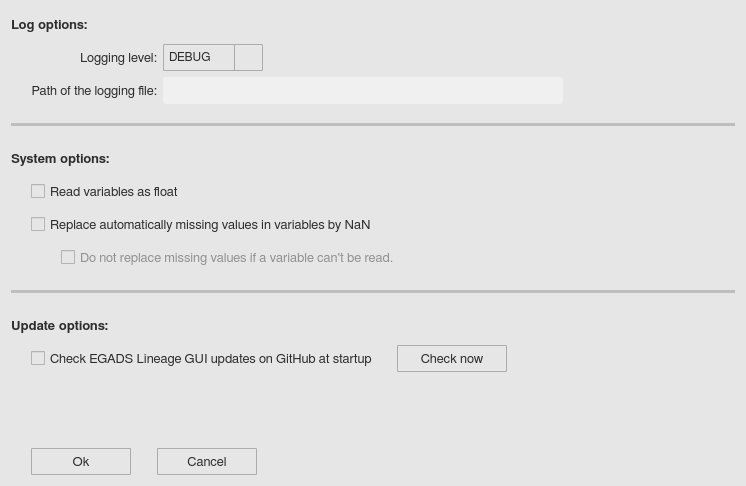
<?xml version="1.0" encoding="UTF-8"?>
<ui version="4.0">
 <class>optionWindow</class>
 <widget class="QWidget" name="optionWindow">
  <property name="geometry">
   <rect>
    <x>0</x>
    <y>0</y>
    <width>746</width>
    <height>486</height>
   </rect>
  </property>
  <property name="minimumSize">
   <size>
    <width>0</width>
    <height>0</height>
   </size>
  </property>
  <property name="maximumSize">
   <size>
    <width>16777215</width>
    <height>16777215</height>
   </size>
  </property>
  <property name="font">
   <font>
    <family>FreeSans</family>
    <pointsize>10</pointsize>
    <weight>50</weight>
    <bold>false</bold>
    <stylestrategy>PreferAntialias</stylestrategy>
    <kerning>true</kerning>
   </font>
  </property>
  <property name="windowTitle">
   <string>Options</string>
  </property>
  <property name="windowIcon">
   <iconset>
    <normaloff>icons/option_icon.svg</normaloff>icons/option_icon.svg</iconset>
  </property>
  <property name="windowOpacity">
   <double>1.000000000000000</double>
  </property>
  <property name="styleSheet">
   <string notr="true">QWidget {
	background-color: rgb(230,230,230);
}

QScrollBar:vertical {
  border: 1px solid white;
  background-color: rgb(240, 240, 240);
  width: 20px;
  margin: 21px 0px 21px 0px;
}

QScrollBar:horizontal {
  border: 1px solid white;
  background-color: rgb(240, 240, 240);
  height: 20px;
  margin: 0px 21px 0px 21px;
}

QScrollBar::handle:vertical {
  background-color: rgb(205, 205, 205);
  min-height: 25px;
}

QScrollBar:handle:vertical:hover {
  background-color: rgb(167, 167, 167);
}

QScrollBar::handle:horizontal {
  background-color: rgb(205, 205, 205);
  min-width: 25px;
}

QScrollBar:handle:horizontal:hover {
  background-color: rgb(167, 167, 167);
}

QScrollBar::add-line:vertical {
  border-top: 1px solid rgb(240,240,240);
  border-left: 1px solid white;
  border-right: 1px solid white;
  border-bottom: 1px solid white;
  background-color: rgb(240, 240, 240);
  height: 20px;
  subcontrol-position: bottom;
  subcontrol-origin: margin;
}

QScrollBar::add-line:vertical:hover {
  background-color: rgb(219, 219, 219);
}

QScrollBar::sub-line:vertical {
  border-top: 1px solid white;
  border-left: 1px solid white;
  border-right: 1px solid white;
  border-bottom: 1px solid rgb(240,240,240);
  background-color: rgb(240, 240, 240);
  height: 20px;
  subcontrol-position: top;
  subcontrol-origin: margin;
}

QScrollBar::sub-line:vertical:hover {
  background-color: rgb(219, 219, 219);
}

QScrollBar::up-arrow:vertical {
  image: url(icons/up_arrow_icon.svg); 
  width: 16px;
  height: 16px;
}

QScrollBar::up-arrow:vertical:pressed {
  right: -1px;
  bottom: -1px;
}

QScrollBar::down-arrow:vertical {
  image: url(icons/down_arrow_icon.svg); 
  width: 16px;
  height: 16px;
}

QScrollBar::down-arrow:vertical:pressed {
  right: -1px;
  bottom: -1px;
}

QScrollBar::add-line:horizontal {
  border-top: 1px solid white;
  border-left: 1px solid rgb(240,240,240);
  border-right: 1px solid white;
  border-bottom: 1px solid white;
  background-color: rgb(240, 240, 240);
  width: 20px;
  subcontrol-position: right;
  subcontrol-origin: margin;
}

QScrollBar::add-line:horizontal:hover {
  background-color: rgb(219, 219, 219);
}

QScrollBar::sub-line:horizontal {
  border-top: 1px solid white;
  border-left: 1px solid white;
  border-right: 1px solid rgb(240,240,240);
  border-bottom: 1px solid white;
  background-color: rgb(240, 240, 240);
  width: 20px;
  subcontrol-position: left;
  subcontrol-origin: margin;
}

QScrollBar::sub-line:horizontal:hover {
  background-color: rgb(219, 219, 219);
}

QScrollBar::left-arrow:horizontal {
  image: url(icons/left_arrow_icon.svg); 
  width: 16px;
  height: 16px;
}

QScrollBar::left-arrow:horizontal:pressed {
  right: -1px;
  bottom: -1px;
}

QScrollBar::right-arrow:horizontal {
  image: url(icons/right_arrow_icon.svg); 
  width: 16px;
  height: 16px;
}

QScrollBar::right-arrow:horizontal:pressed {
  right: -1px;
  bottom: -1px;
}

QComboBox {
	border: 1px solid #acacac;
    border-radius: 1px;
	padding-left: 5px;
    background-color: qlineargradient(x1: 0, y1: 0, x2: 0, y2: 1, 
								stop: 0 #f0f0f0, stop: 1 #e5e5e5);
}

QComboBox:disabled {
	background-color:  rgb(200,200,200);
}

QComboBox:hover {
	border: 1px solid #7eb4ea;
    border-radius: 1px;
	background-color: qlineargradient(x1: 0, y1: 0, x2: 0, y2: 1, 
								stop: 0 #ecf4fc, stop: 1 #dcecfc);
}

QComboBox::drop-down {
	subcontrol-origin: padding;
	subcontrol-position: top right;
	width: 27px;
    border-left-width: 1px;
	border-left-color: darkgray;
	border-left-style: solid;
	border-top-right-radius: 3px;
	border-bottom-right-radius: 3px;
}

QComboBox::down-arrow {
	image: url(icons/down_arrow_icon.svg); 
	width: 16px;
	height: 16px
}

QComboBox QAbstractItemView {
	selection-background-color: rgb(200,200,200);
	selection-color: black;
	background: #f0f0f0;
	border: 0px solid #f0f0f0;
}

QComboBox QAbstractItemView::item {
	margin: 5px 5px 5px 5px;
}</string>
  </property>
  <layout class="QGridLayout" name="gridLayout_2">
   <item row="0" column="0">
    <layout class="QHBoxLayout" name="horizontalLayout_4">
     <item>
      <widget class="QLabel" name="label_3">
       <property name="minimumSize">
        <size>
         <width>0</width>
         <height>27</height>
        </size>
       </property>
       <property name="maximumSize">
        <size>
         <width>16777215</width>
         <height>27</height>
        </size>
       </property>
       <property name="font">
        <font>
         <family>FreeSans</family>
         <pointsize>10</pointsize>
         <weight>75</weight>
         <bold>true</bold>
         <stylestrategy>PreferAntialias</stylestrategy>
         <kerning>true</kerning>
        </font>
       </property>
       <property name="styleSheet">
        <string notr="true">QLabel {
   color: rgb(45,45,45);
}</string>
       </property>
       <property name="text">
        <string>Log options:</string>
       </property>
       <property name="alignment">
        <set>Qt::AlignLeading|Qt::AlignLeft|Qt::AlignVCenter</set>
       </property>
      </widget>
     </item>
     <item>
      <spacer name="horizontalSpacer_7">
       <property name="orientation">
        <enum>Qt::Horizontal</enum>
       </property>
       <property name="sizeHint" stdset="0">
        <size>
         <width>40</width>
         <height>20</height>
        </size>
       </property>
      </spacer>
     </item>
    </layout>
   </item>
   <item row="1" column="0">
    <layout class="QHBoxLayout" name="horizontalLayout_3">
     <item>
      <spacer name="horizontalSpacer">
       <property name="orientation">
        <enum>Qt::Horizontal</enum>
       </property>
       <property name="sizeType">
        <enum>QSizePolicy::Fixed</enum>
       </property>
       <property name="sizeHint" stdset="0">
        <size>
         <width>20</width>
         <height>20</height>
        </size>
       </property>
      </spacer>
     </item>
     <item>
      <layout class="QGridLayout" name="gridLayout">
       <item row="0" column="0">
        <widget class="QLabel" name="label_1">
         <property name="minimumSize">
          <size>
           <width>0</width>
           <height>27</height>
          </size>
         </property>
         <property name="maximumSize">
          <size>
           <width>16777215</width>
           <height>27</height>
          </size>
         </property>
         <property name="font">
          <font>
           <family>FreeSans</family>
           <pointsize>10</pointsize>
           <stylestrategy>PreferAntialias</stylestrategy>
           <kerning>true</kerning>
          </font>
         </property>
         <property name="styleSheet">
          <string notr="true">QLabel {
   color: rgb(45,45,45);
}</string>
         </property>
         <property name="text">
          <string>Logging level:</string>
         </property>
         <property name="alignment">
          <set>Qt::AlignRight|Qt::AlignTrailing|Qt::AlignVCenter</set>
         </property>
        </widget>
       </item>
       <item row="0" column="1">
        <layout class="QHBoxLayout" name="horizontalLayout_7">
         <item>
          <widget class="QComboBox" name="combobox_1">
           <property name="minimumSize">
            <size>
             <width>100</width>
             <height>27</height>
            </size>
           </property>
           <property name="maximumSize">
            <size>
             <width>100</width>
             <height>27</height>
            </size>
           </property>
           <property name="font">
            <font>
             <family>FreeSans</family>
             <pointsize>9</pointsize>
             <weight>50</weight>
             <bold>false</bold>
             <stylestrategy>PreferAntialias</stylestrategy>
             <kerning>true</kerning>
            </font>
           </property>
           <property name="styleSheet">
            <string notr="true">QComboBox {
	border: 1px solid #acacac;
    border-radius: 1px;
	padding-left: 5px;
    background-color: qlineargradient(x1: 0, y1: 0, x2: 0, y2: 1, 
								stop: 0 #f0f0f0, stop: 1 #e5e5e5);
    color: rgb(45,45,45);
}

QComboBox:disabled {
	background-color:  rgb(200,200,200);
}

QComboBox:hover {
	border: 1px solid #7eb4ea;
    border-radius: 1px;
	background-color: qlineargradient(x1: 0, y1: 0, x2: 0, y2: 1, 
								stop: 0 #ecf4fc, stop: 1 #dcecfc);
}

QComboBox::drop-down {
	subcontrol-origin: padding;
	subcontrol-position: top right;
	width: 27px;
    border-left-width: 1px;
	border-left-color: darkgray;
	border-left-style: solid;
	border-top-right-radius: 3px;
	border-bottom-right-radius: 3px;
}

QComboBox::down-arrow {
	image: url(icons/down_arrow_icon.svg); 
	width: 16px;
	height: 16px
}

QComboBox QAbstractItemView {
	selection-background-color: rgb(200,200,200);
	selection-color: black;
	background: #f0f0f0;
	border: 0px solid #f0f0f0;
}

QComboBox QAbstractItemView::item {
	margin: 5px 5px 5px 5px;
}</string>
           </property>
           <item>
            <property name="text">
             <string>DEBUG</string>
            </property>
           </item>
           <item>
            <property name="text">
             <string>INFO</string>
            </property>
           </item>
           <item>
            <property name="text">
             <string>WARNING</string>
            </property>
           </item>
           <item>
            <property name="text">
             <string>CRITICAL</string>
            </property>
           </item>
           <item>
            <property name="text">
             <string>ERROR</string>
            </property>
           </item>
          </widget>
         </item>
         <item>
          <spacer name="horizontalSpacer_9">
           <property name="orientation">
            <enum>Qt::Horizontal</enum>
           </property>
           <property name="sizeType">
            <enum>QSizePolicy::Fixed</enum>
           </property>
           <property name="sizeHint" stdset="0">
            <size>
             <width>13</width>
             <height>20</height>
            </size>
           </property>
          </spacer>
         </item>
         <item>
          <widget class="QToolButton" name="info_button_1">
           <property name="maximumSize">
            <size>
             <width>27</width>
             <height>27</height>
            </size>
           </property>
           <property name="styleSheet">
            <string notr="true">QToolButton {
	border: 1px solid transparent;
	background-color: transparent;
	width: 27px;
	height: 27px;
}

QToolButton:flat {
	border: none;
}</string>
           </property>
           <property name="text">
            <string/>
           </property>
           <property name="icon">
            <iconset>
             <normaloff>icons/info_icon.svg</normaloff>icons/info_icon.svg</iconset>
           </property>
           <property name="iconSize">
            <size>
             <width>23</width>
             <height>23</height>
            </size>
           </property>
           <property name="autoRaise">
            <bool>false</bool>
           </property>
          </widget>
         </item>
         <item>
          <spacer name="horizontalSpacer_14">
           <property name="orientation">
            <enum>Qt::Horizontal</enum>
           </property>
           <property name="sizeHint" stdset="0">
            <size>
             <width>40</width>
             <height>20</height>
            </size>
           </property>
          </spacer>
         </item>
        </layout>
       </item>
       <item row="1" column="0">
        <widget class="QLabel" name="label_2">
         <property name="minimumSize">
          <size>
           <width>0</width>
           <height>27</height>
          </size>
         </property>
         <property name="maximumSize">
          <size>
           <width>16777215</width>
           <height>27</height>
          </size>
         </property>
         <property name="font">
          <font>
           <family>FreeSans</family>
           <pointsize>10</pointsize>
           <stylestrategy>PreferAntialias</stylestrategy>
           <kerning>true</kerning>
          </font>
         </property>
         <property name="styleSheet">
          <string notr="true">QLabel {
   color: rgb(45,45,45);
}</string>
         </property>
         <property name="text">
          <string>Path of the logging file:</string>
         </property>
         <property name="alignment">
          <set>Qt::AlignRight|Qt::AlignTrailing|Qt::AlignVCenter</set>
         </property>
        </widget>
       </item>
       <item row="1" column="1">
        <layout class="QHBoxLayout" name="horizontalLayout">
         <item>
          <widget class="QLineEdit" name="line_1">
           <property name="minimumSize">
            <size>
             <width>400</width>
             <height>27</height>
            </size>
           </property>
           <property name="maximumSize">
            <size>
             <width>400</width>
             <height>27</height>
            </size>
           </property>
           <property name="font">
            <font>
             <family>FreeSans</family>
             <pointsize>9</pointsize>
             <stylestrategy>PreferAntialias</stylestrategy>
             <kerning>true</kerning>
            </font>
           </property>
           <property name="styleSheet">
            <string notr="true">QLineEdit {
	border-radius: 3px;
    padding: 1px 4px 1px 4px;
	background-color:  rgb(240, 240, 240);
    color: rgb(45,45,45);
}</string>
           </property>
          </widget>
         </item>
         <item>
          <widget class="QToolButton" name="open_button_1">
           <property name="maximumSize">
            <size>
             <width>27</width>
             <height>27</height>
            </size>
           </property>
           <property name="styleSheet">
            <string notr="true">QToolButton {
	border: 1px solid transparent;
	background-color: transparent;
	width: 27px;
	height: 27px;
}

QToolButton:flat {
	border: none;
}</string>
           </property>
           <property name="text">
            <string/>
           </property>
           <property name="icon">
            <iconset>
             <normaloff>icons/open_popup_icon.svg</normaloff>icons/open_popup_icon.svg</iconset>
           </property>
           <property name="iconSize">
            <size>
             <width>23</width>
             <height>23</height>
            </size>
           </property>
           <property name="autoRaise">
            <bool>false</bool>
           </property>
          </widget>
         </item>
         <item>
          <spacer name="horizontalSpacer_10">
           <property name="orientation">
            <enum>Qt::Horizontal</enum>
           </property>
           <property name="sizeType">
            <enum>QSizePolicy::Fixed</enum>
           </property>
           <property name="sizeHint" stdset="0">
            <size>
             <width>13</width>
             <height>20</height>
            </size>
           </property>
          </spacer>
         </item>
         <item>
          <widget class="QToolButton" name="info_button_2">
           <property name="maximumSize">
            <size>
             <width>27</width>
             <height>27</height>
            </size>
           </property>
           <property name="styleSheet">
            <string notr="true">QToolButton {
	border: 1px solid transparent;
	background-color: transparent;
	width: 27px;
	height: 27px;
}

QToolButton:flat {
	border: none;
}</string>
           </property>
           <property name="text">
            <string/>
           </property>
           <property name="icon">
            <iconset>
             <normaloff>icons/info_icon.svg</normaloff>icons/info_icon.svg</iconset>
           </property>
           <property name="iconSize">
            <size>
             <width>23</width>
             <height>23</height>
            </size>
           </property>
           <property name="autoRaise">
            <bool>false</bool>
           </property>
          </widget>
         </item>
         <item>
          <spacer name="horizontalSpacer_2">
           <property name="orientation">
            <enum>Qt::Horizontal</enum>
           </property>
           <property name="sizeHint" stdset="0">
            <size>
             <width>13</width>
             <height>24</height>
            </size>
           </property>
          </spacer>
         </item>
        </layout>
       </item>
      </layout>
     </item>
    </layout>
   </item>
   <item row="2" column="0">
    <spacer name="verticalSpacer_3">
     <property name="orientation">
      <enum>Qt::Vertical</enum>
     </property>
     <property name="sizeType">
      <enum>QSizePolicy::Fixed</enum>
     </property>
     <property name="sizeHint" stdset="0">
      <size>
       <width>13</width>
       <height>13</height>
      </size>
     </property>
    </spacer>
   </item>
   <item row="3" column="0">
    <widget class="Line" name="line_2">
     <property name="styleSheet">
      <string notr="true">QFrame {
   background: rgb(190,190,190);
   height: 5px;
   border: 0px solid black;
}</string>
     </property>
     <property name="orientation">
      <enum>Qt::Horizontal</enum>
     </property>
    </widget>
   </item>
   <item row="4" column="0">
    <spacer name="verticalSpacer_5">
     <property name="orientation">
      <enum>Qt::Vertical</enum>
     </property>
     <property name="sizeType">
      <enum>QSizePolicy::Fixed</enum>
     </property>
     <property name="sizeHint" stdset="0">
      <size>
       <width>14</width>
       <height>13</height>
      </size>
     </property>
    </spacer>
   </item>
   <item row="5" column="0">
    <layout class="QHBoxLayout" name="horizontalLayout_5">
     <item>
      <widget class="QLabel" name="label_4">
       <property name="minimumSize">
        <size>
         <width>0</width>
         <height>27</height>
        </size>
       </property>
       <property name="maximumSize">
        <size>
         <width>16777215</width>
         <height>27</height>
        </size>
       </property>
       <property name="font">
        <font>
         <family>FreeSans</family>
         <pointsize>10</pointsize>
         <weight>75</weight>
         <bold>true</bold>
         <stylestrategy>PreferAntialias</stylestrategy>
         <kerning>true</kerning>
        </font>
       </property>
       <property name="styleSheet">
        <string notr="true">QLabel {
   color: rgb(45,45,45);
}</string>
       </property>
       <property name="text">
        <string>System options:</string>
       </property>
       <property name="alignment">
        <set>Qt::AlignLeading|Qt::AlignLeft|Qt::AlignVCenter</set>
       </property>
      </widget>
     </item>
     <item>
      <spacer name="horizontalSpacer_8">
       <property name="orientation">
        <enum>Qt::Horizontal</enum>
       </property>
       <property name="sizeHint" stdset="0">
        <size>
         <width>40</width>
         <height>20</height>
        </size>
       </property>
      </spacer>
     </item>
    </layout>
   </item>
   <item row="6" column="0">
    <layout class="QHBoxLayout" name="horizontalLayout_8">
     <item>
      <spacer name="horizontalSpacer_15">
       <property name="orientation">
        <enum>Qt::Horizontal</enum>
       </property>
       <property name="sizeType">
        <enum>QSizePolicy::Fixed</enum>
       </property>
       <property name="sizeHint" stdset="0">
        <size>
         <width>20</width>
         <height>20</height>
        </size>
       </property>
      </spacer>
     </item>
     <item>
      <widget class="QCheckBox" name="checkbox_2">
       <property name="minimumSize">
        <size>
         <width>0</width>
         <height>27</height>
        </size>
       </property>
       <property name="maximumSize">
        <size>
         <width>16777215</width>
         <height>27</height>
        </size>
       </property>
       <property name="font">
        <font>
         <family>FreeSans</family>
         <pointsize>10</pointsize>
         <stylestrategy>PreferAntialias</stylestrategy>
         <kerning>true</kerning>
        </font>
       </property>
       <property name="styleSheet">
        <string notr="true">QCheckBox {
   color: rgb(45,45,45);
}</string>
       </property>
       <property name="text">
        <string>Read variables as float</string>
       </property>
      </widget>
     </item>
     <item>
      <spacer name="horizontalSpacer_16">
       <property name="orientation">
        <enum>Qt::Horizontal</enum>
       </property>
       <property name="sizeType">
        <enum>QSizePolicy::Fixed</enum>
       </property>
       <property name="sizeHint" stdset="0">
        <size>
         <width>13</width>
         <height>20</height>
        </size>
       </property>
      </spacer>
     </item>
     <item>
      <widget class="QToolButton" name="info_button_4">
       <property name="maximumSize">
        <size>
         <width>27</width>
         <height>27</height>
        </size>
       </property>
       <property name="styleSheet">
        <string notr="true">QToolButton {
	border: 1px solid transparent;
	background-color: transparent;
	width: 27px;
	height: 27px;
}

QToolButton:flat {
	border: none;
}</string>
       </property>
       <property name="text">
        <string/>
       </property>
       <property name="icon">
        <iconset>
         <normaloff>icons/info_icon.svg</normaloff>icons/info_icon.svg</iconset>
       </property>
       <property name="iconSize">
        <size>
         <width>23</width>
         <height>23</height>
        </size>
       </property>
       <property name="autoRaise">
        <bool>false</bool>
       </property>
      </widget>
     </item>
     <item>
      <spacer name="horizontalSpacer_13">
       <property name="orientation">
        <enum>Qt::Horizontal</enum>
       </property>
       <property name="sizeHint" stdset="0">
        <size>
         <width>40</width>
         <height>20</height>
        </size>
       </property>
      </spacer>
     </item>
    </layout>
   </item>
   <item row="7" column="0">
    <layout class="QHBoxLayout" name="horizontalLayout_10">
     <item>
      <spacer name="horizontalSpacer_19">
       <property name="orientation">
        <enum>Qt::Horizontal</enum>
       </property>
       <property name="sizeType">
        <enum>QSizePolicy::Fixed</enum>
       </property>
       <property name="sizeHint" stdset="0">
        <size>
         <width>20</width>
         <height>20</height>
        </size>
       </property>
      </spacer>
     </item>
     <item>
      <widget class="QCheckBox" name="checkbox_3">
       <property name="minimumSize">
        <size>
         <width>0</width>
         <height>27</height>
        </size>
       </property>
       <property name="maximumSize">
        <size>
         <width>16777215</width>
         <height>27</height>
        </size>
       </property>
       <property name="font">
        <font>
         <family>FreeSans</family>
         <pointsize>10</pointsize>
         <stylestrategy>PreferAntialias</stylestrategy>
         <kerning>true</kerning>
        </font>
       </property>
       <property name="styleSheet">
        <string notr="true">QCheckBox {
   color: rgb(45,45,45);
}</string>
       </property>
       <property name="text">
        <string>Replace automatically missing values in variables by NaN</string>
       </property>
      </widget>
     </item>
     <item>
      <spacer name="horizontalSpacer_20">
       <property name="orientation">
        <enum>Qt::Horizontal</enum>
       </property>
       <property name="sizeType">
        <enum>QSizePolicy::Fixed</enum>
       </property>
       <property name="sizeHint" stdset="0">
        <size>
         <width>13</width>
         <height>20</height>
        </size>
       </property>
      </spacer>
     </item>
     <item>
      <widget class="QToolButton" name="info_button_5">
       <property name="maximumSize">
        <size>
         <width>27</width>
         <height>27</height>
        </size>
       </property>
       <property name="styleSheet">
        <string notr="true">QToolButton {
	border: 1px solid transparent;
	background-color: transparent;
	width: 27px;
	height: 27px;
}

QToolButton:flat {
	border: none;
}</string>
       </property>
       <property name="text">
        <string/>
       </property>
       <property name="icon">
        <iconset>
         <normaloff>icons/info_icon.svg</normaloff>icons/info_icon.svg</iconset>
       </property>
       <property name="iconSize">
        <size>
         <width>23</width>
         <height>23</height>
        </size>
       </property>
       <property name="autoRaise">
        <bool>false</bool>
       </property>
      </widget>
     </item>
     <item>
      <spacer name="horizontalSpacer_21">
       <property name="orientation">
        <enum>Qt::Horizontal</enum>
       </property>
       <property name="sizeHint" stdset="0">
        <size>
         <width>40</width>
         <height>20</height>
        </size>
       </property>
      </spacer>
     </item>
    </layout>
   </item>
   <item row="8" column="0">
    <layout class="QHBoxLayout" name="horizontalLayout_11">
     <item>
      <spacer name="horizontalSpacer_22">
       <property name="orientation">
        <enum>Qt::Horizontal</enum>
       </property>
       <property name="sizeType">
        <enum>QSizePolicy::Fixed</enum>
       </property>
       <property name="sizeHint" stdset="0">
        <size>
         <width>50</width>
         <height>20</height>
        </size>
       </property>
      </spacer>
     </item>
     <item>
      <widget class="QCheckBox" name="checkbox_4">
       <property name="enabled">
        <bool>false</bool>
       </property>
       <property name="minimumSize">
        <size>
         <width>0</width>
         <height>27</height>
        </size>
       </property>
       <property name="maximumSize">
        <size>
         <width>16777215</width>
         <height>27</height>
        </size>
       </property>
       <property name="font">
        <font>
         <family>FreeSans</family>
         <pointsize>10</pointsize>
         <stylestrategy>PreferAntialias</stylestrategy>
         <kerning>true</kerning>
        </font>
       </property>
       <property name="styleSheet">
        <string notr="true">QCheckBox {
   color: rgb(45,45,45);
}

QCheckBox:disabled {
	color: rgb(145,145,145);
}</string>
       </property>
       <property name="text">
        <string>Do not replace missing values if a variable can't be read.</string>
       </property>
      </widget>
     </item>
     <item>
      <spacer name="horizontalSpacer_23">
       <property name="orientation">
        <enum>Qt::Horizontal</enum>
       </property>
       <property name="sizeType">
        <enum>QSizePolicy::Fixed</enum>
       </property>
       <property name="sizeHint" stdset="0">
        <size>
         <width>13</width>
         <height>20</height>
        </size>
       </property>
      </spacer>
     </item>
     <item>
      <widget class="QToolButton" name="info_button_6">
       <property name="maximumSize">
        <size>
         <width>27</width>
         <height>27</height>
        </size>
       </property>
       <property name="styleSheet">
        <string notr="true">QToolButton {
	border: 1px solid transparent;
	background-color: transparent;
	width: 27px;
	height: 27px;
}

QToolButton:flat {
	border: none;
}</string>
       </property>
       <property name="text">
        <string/>
       </property>
       <property name="icon">
        <iconset>
         <normaloff>icons/info_icon.svg</normaloff>icons/info_icon.svg</iconset>
       </property>
       <property name="iconSize">
        <size>
         <width>23</width>
         <height>23</height>
        </size>
       </property>
       <property name="autoRaise">
        <bool>false</bool>
       </property>
      </widget>
     </item>
     <item>
      <spacer name="horizontalSpacer_24">
       <property name="orientation">
        <enum>Qt::Horizontal</enum>
       </property>
       <property name="sizeHint" stdset="0">
        <size>
         <width>40</width>
         <height>20</height>
        </size>
       </property>
      </spacer>
     </item>
    </layout>
   </item>
   <item row="9" column="0">
    <spacer name="verticalSpacer_2">
     <property name="orientation">
      <enum>Qt::Vertical</enum>
     </property>
     <property name="sizeType">
      <enum>QSizePolicy::Fixed</enum>
     </property>
     <property name="sizeHint" stdset="0">
      <size>
       <width>13</width>
       <height>13</height>
      </size>
     </property>
    </spacer>
   </item>
   <item row="10" column="0">
    <widget class="Line" name="line">
     <property name="styleSheet">
      <string notr="true">QFrame {
   background: rgb(190,190,190);
   height: 5px;
   border: 0px solid black;
}</string>
     </property>
     <property name="orientation">
      <enum>Qt::Horizontal</enum>
     </property>
    </widget>
   </item>
   <item row="11" column="0">
    <spacer name="verticalSpacer">
     <property name="orientation">
      <enum>Qt::Vertical</enum>
     </property>
     <property name="sizeType">
      <enum>QSizePolicy::Fixed</enum>
     </property>
     <property name="sizeHint" stdset="0">
      <size>
       <width>14</width>
       <height>13</height>
      </size>
     </property>
    </spacer>
   </item>
   <item row="12" column="0">
    <layout class="QHBoxLayout" name="horizontalLayout_9">
     <item>
      <widget class="QLabel" name="label_5">
       <property name="minimumSize">
        <size>
         <width>0</width>
         <height>27</height>
        </size>
       </property>
       <property name="maximumSize">
        <size>
         <width>16777215</width>
         <height>27</height>
        </size>
       </property>
       <property name="font">
        <font>
         <family>FreeSans</family>
         <pointsize>10</pointsize>
         <weight>75</weight>
         <bold>true</bold>
         <stylestrategy>PreferAntialias</stylestrategy>
         <kerning>true</kerning>
        </font>
       </property>
       <property name="styleSheet">
        <string notr="true">QLabel {
   color: rgb(45,45,45);
}</string>
       </property>
       <property name="text">
        <string>Update options:</string>
       </property>
       <property name="alignment">
        <set>Qt::AlignLeading|Qt::AlignLeft|Qt::AlignVCenter</set>
       </property>
      </widget>
     </item>
     <item>
      <spacer name="horizontalSpacer_17">
       <property name="orientation">
        <enum>Qt::Horizontal</enum>
       </property>
       <property name="sizeHint" stdset="0">
        <size>
         <width>40</width>
         <height>20</height>
        </size>
       </property>
      </spacer>
     </item>
    </layout>
   </item>
   <item row="13" column="0">
    <layout class="QHBoxLayout" name="horizontalLayout_6">
     <item>
      <spacer name="horizontalSpacer_18">
       <property name="orientation">
        <enum>Qt::Horizontal</enum>
       </property>
       <property name="sizeType">
        <enum>QSizePolicy::Fixed</enum>
       </property>
       <property name="sizeHint" stdset="0">
        <size>
         <width>20</width>
         <height>20</height>
        </size>
       </property>
      </spacer>
     </item>
     <item>
      <widget class="QCheckBox" name="checkbox_1">
       <property name="minimumSize">
        <size>
         <width>0</width>
         <height>27</height>
        </size>
       </property>
       <property name="maximumSize">
        <size>
         <width>16777215</width>
         <height>27</height>
        </size>
       </property>
       <property name="font">
        <font>
         <family>FreeSans</family>
         <pointsize>10</pointsize>
         <stylestrategy>PreferAntialias</stylestrategy>
         <kerning>true</kerning>
        </font>
       </property>
       <property name="styleSheet">
        <string notr="true">QCheckBox {
   color: rgb(45,45,45);
}</string>
       </property>
       <property name="text">
        <string>Check EGADS Lineage GUI updates on GitHub at startup</string>
       </property>
      </widget>
     </item>
     <item>
      <spacer name="horizontalSpacer_11">
       <property name="orientation">
        <enum>Qt::Horizontal</enum>
       </property>
       <property name="sizeType">
        <enum>QSizePolicy::Fixed</enum>
       </property>
       <property name="sizeHint" stdset="0">
        <size>
         <width>13</width>
         <height>20</height>
        </size>
       </property>
      </spacer>
     </item>
     <item>
      <widget class="QToolButton" name="check_button">
       <property name="minimumSize">
        <size>
         <width>110</width>
         <height>27</height>
        </size>
       </property>
       <property name="maximumSize">
        <size>
         <width>110</width>
         <height>27</height>
        </size>
       </property>
       <property name="font">
        <font>
         <family>FreeSans</family>
         <pointsize>10</pointsize>
         <weight>50</weight>
         <bold>false</bold>
         <stylestrategy>PreferDefault</stylestrategy>
         <kerning>true</kerning>
        </font>
       </property>
       <property name="styleSheet">
        <string notr="true">QToolButton {
	border: 1px solid #acacac;
	border-radius: 1px;
	background-color: qlineargradient(x1:0, y1:0, x2:0, y2:1,
									stop:0 #f0f0f0, stop:1 #e5e5e5);
    color: rgb(45,45,45);
}

QToolButton:hover {
	border: 1px solid #7eb4ea;
	border-radius: 1px;
	background-color: qlineargradient(x1:0, y1:0, x2:0, y2:1,
									stop:0 #ecf4fc, stop:1 #dcecfc);
}

QToolButton:pressed {
	border: 1px solid #579de5;
	border-radius: 1px;
	background-color: qlineargradient(x1:0, y1:0, x2:0, y2:1,
									stop:0 #daecfc, stop:1 #c4e0fc);
}</string>
       </property>
       <property name="text">
        <string>Check now</string>
       </property>
      </widget>
     </item>
     <item>
      <spacer name="horizontalSpacer_12">
       <property name="orientation">
        <enum>Qt::Horizontal</enum>
       </property>
       <property name="sizeType">
        <enum>QSizePolicy::Fixed</enum>
       </property>
       <property name="sizeHint" stdset="0">
        <size>
         <width>13</width>
         <height>20</height>
        </size>
       </property>
      </spacer>
     </item>
     <item>
      <widget class="QToolButton" name="info_button_3">
       <property name="maximumSize">
        <size>
         <width>27</width>
         <height>27</height>
        </size>
       </property>
       <property name="styleSheet">
        <string notr="true">QToolButton {
	border: 1px solid transparent;
	background-color: transparent;
	width: 27px;
	height: 27px;
}

QToolButton:flat {
	border: none;
}</string>
       </property>
       <property name="text">
        <string/>
       </property>
       <property name="icon">
        <iconset>
         <normaloff>icons/info_icon.svg</normaloff>icons/info_icon.svg</iconset>
       </property>
       <property name="iconSize">
        <size>
         <width>23</width>
         <height>23</height>
        </size>
       </property>
       <property name="autoRaise">
        <bool>false</bool>
       </property>
      </widget>
     </item>
     <item>
      <spacer name="horizontalSpacer_6">
       <property name="orientation">
        <enum>Qt::Horizontal</enum>
       </property>
       <property name="sizeHint" stdset="0">
        <size>
         <width>40</width>
         <height>20</height>
        </size>
       </property>
      </spacer>
     </item>
    </layout>
   </item>
   <item row="14" column="0">
    <spacer name="verticalSpacer_4">
     <property name="orientation">
      <enum>Qt::Vertical</enum>
     </property>
     <property name="sizeType">
      <enum>QSizePolicy::Expanding</enum>
     </property>
     <property name="sizeHint" stdset="0">
      <size>
       <width>138</width>
       <height>8</height>
      </size>
     </property>
    </spacer>
   </item>
   <item row="15" column="0">
    <layout class="QHBoxLayout" name="horizontalLayout_2">
     <item>
      <spacer name="horizontalSpacer_3">
       <property name="orientation">
        <enum>Qt::Horizontal</enum>
       </property>
       <property name="sizeType">
        <enum>QSizePolicy::Fixed</enum>
       </property>
       <property name="sizeHint" stdset="0">
        <size>
         <width>20</width>
         <height>20</height>
        </size>
       </property>
      </spacer>
     </item>
     <item>
      <widget class="QToolButton" name="ok_button">
       <property name="minimumSize">
        <size>
         <width>100</width>
         <height>27</height>
        </size>
       </property>
       <property name="maximumSize">
        <size>
         <width>100</width>
         <height>27</height>
        </size>
       </property>
       <property name="font">
        <font>
         <family>FreeSans</family>
         <pointsize>10</pointsize>
         <weight>50</weight>
         <bold>false</bold>
         <stylestrategy>PreferDefault</stylestrategy>
         <kerning>true</kerning>
        </font>
       </property>
       <property name="styleSheet">
        <string notr="true">QToolButton {
	border: 1px solid #acacac;
	border-radius: 1px;
	background-color: qlineargradient(x1:0, y1:0, x2:0, y2:1,
									stop:0 #f0f0f0, stop:1 #e5e5e5);
    color: rgb(45,45,45);
}

QToolButton:hover {
	border: 1px solid #7eb4ea;
	border-radius: 1px;
	background-color: qlineargradient(x1:0, y1:0, x2:0, y2:1,
									stop:0 #ecf4fc, stop:1 #dcecfc);
}

QToolButton:pressed {
	border: 1px solid #579de5;
	border-radius: 1px;
	background-color: qlineargradient(x1:0, y1:0, x2:0, y2:1,
									stop:0 #daecfc, stop:1 #c4e0fc);
}</string>
       </property>
       <property name="text">
        <string>Ok</string>
       </property>
      </widget>
     </item>
     <item>
      <spacer name="horizontalSpacer_5">
       <property name="orientation">
        <enum>Qt::Horizontal</enum>
       </property>
       <property name="sizeType">
        <enum>QSizePolicy::Fixed</enum>
       </property>
       <property name="sizeHint" stdset="0">
        <size>
         <width>20</width>
         <height>20</height>
        </size>
       </property>
      </spacer>
     </item>
     <item>
      <widget class="QToolButton" name="cancel_button">
       <property name="minimumSize">
        <size>
         <width>100</width>
         <height>27</height>
        </size>
       </property>
       <property name="maximumSize">
        <size>
         <width>100</width>
         <height>27</height>
        </size>
       </property>
       <property name="font">
        <font>
         <family>FreeSans</family>
         <pointsize>10</pointsize>
         <weight>50</weight>
         <bold>false</bold>
         <stylestrategy>PreferDefault</stylestrategy>
         <kerning>true</kerning>
        </font>
       </property>
       <property name="styleSheet">
        <string notr="true">QToolButton {
	border: 1px solid #acacac;
	border-radius: 1px;
	background-color: qlineargradient(x1:0, y1:0, x2:0, y2:1,
									stop:0 #f0f0f0, stop:1 #e5e5e5);
    color: rgb(45,45,45);
}

QToolButton:hover {
	border: 1px solid #7eb4ea;
	border-radius: 1px;
	background-color: qlineargradient(x1:0, y1:0, x2:0, y2:1,
									stop:0 #ecf4fc, stop:1 #dcecfc);
}

QToolButton:pressed {
	border: 1px solid #579de5;
	border-radius: 1px;
	background-color: qlineargradient(x1:0, y1:0, x2:0, y2:1,
									stop:0 #daecfc, stop:1 #c4e0fc);
}</string>
       </property>
       <property name="text">
        <string>Cancel</string>
       </property>
      </widget>
     </item>
     <item>
      <spacer name="horizontalSpacer_4">
       <property name="orientation">
        <enum>Qt::Horizontal</enum>
       </property>
       <property name="sizeHint" stdset="0">
        <size>
         <width>40</width>
         <height>20</height>
        </size>
       </property>
      </spacer>
     </item>
    </layout>
   </item>
  </layout>
 </widget>
 <resources/>
 <connections/>
</ui>
